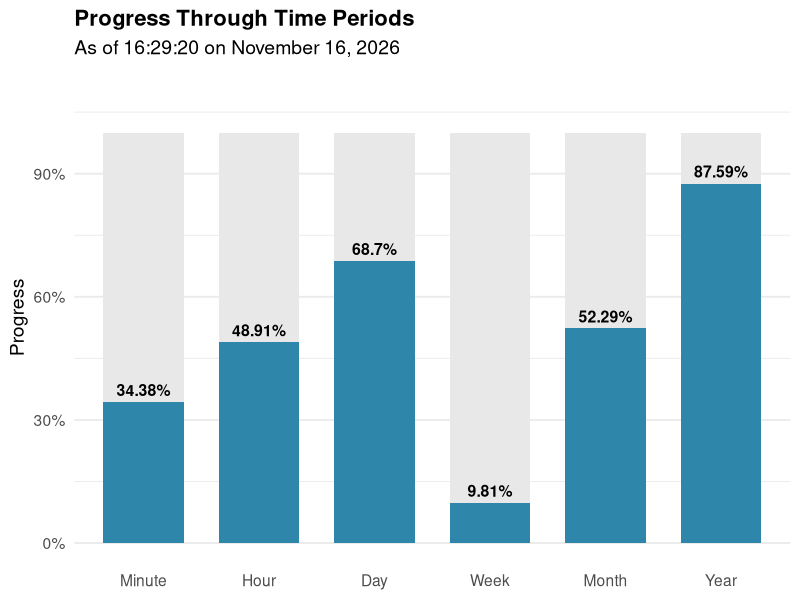

This chart was generated by the following R code:
## ---- chunk 1
library(ggplot2)
library(lubridate)
library(dplyr)
library(tidyr)

# Get current timestamp
now <- Sys.time()
## ---- chunk 2
#| echo: false
#| fig.width: 10
#| fig.height: 8

# Calculate progress through different time periods
progress_data <- tibble(
  period = factor(c("Minute", "Hour", "Day", "Week", "Month", "Year"),
                  levels = c("Minute", "Hour", "Day", "Week", "Month", "Year")),
  progress = c(
    second(now) / 60,  # Progress through current minute
    (minute(now) * 60 + second(now)) / 3600,  # Progress through current hour
    (hour(now) * 3600 + minute(now) * 60 + second(now)) / 86400,  # Progress through day
    (wday(now, week_start = 1) - 1 +
      (hour(now) * 3600 + minute(now) * 60 + second(now)) / 86400) / 7,  # Progress through week
    (day(now) - 1 +
      (hour(now) * 3600 + minute(now) * 60 + second(now)) / 86400) /
      days_in_month(now),  # Progress through month
    (yday(now) - 1 +
      (hour(now) * 3600 + minute(now) * 60 + second(now)) / 86400) /
      (365 + leap_year(now))  # Progress through year
  )
) |>
  mutate(
    remaining = 1 - progress,
    label = paste0(round(progress * 100, 2), "%")
  )

# Create stacked bar chart with proper layering
ggplot(progress_data, aes(x = period)) +
  geom_col(aes(y = 1), fill = "#E8E8E8", width = 0.7) +  # Full bar background first
  geom_col(aes(y = progress), fill = "#2E86AB", width = 0.7) +  # Progress on top
  geom_text(aes(y = progress, label = label), vjust = -0.5, size = 4, fontface = "bold") +
  scale_y_continuous(labels = scales::percent, limits = c(0, 1.1)) +
  labs(
    title = "Progress Through Time Periods",
    subtitle = paste("As of", format(now, "%H:%M:%S on %B %d, %Y")),
    x = NULL,
    y = "Progress"
  ) +
  theme_minimal(base_size = 14) +
  theme(
    plot.title = element_text(face = "bold", size = 16),
    panel.grid.major.x = element_blank()
  )
## ---- chunk 3
#| echo: false
#| message: false

# Create summary table
summary_table <- progress_data |>
  select(Period = period, Progress = progress) |>
  mutate(Progress = paste0(round(Progress * 100, 2), "%"))

knitr::kable(summary_table, caption = "Progress Through Different Time Periods", align = 'c')
